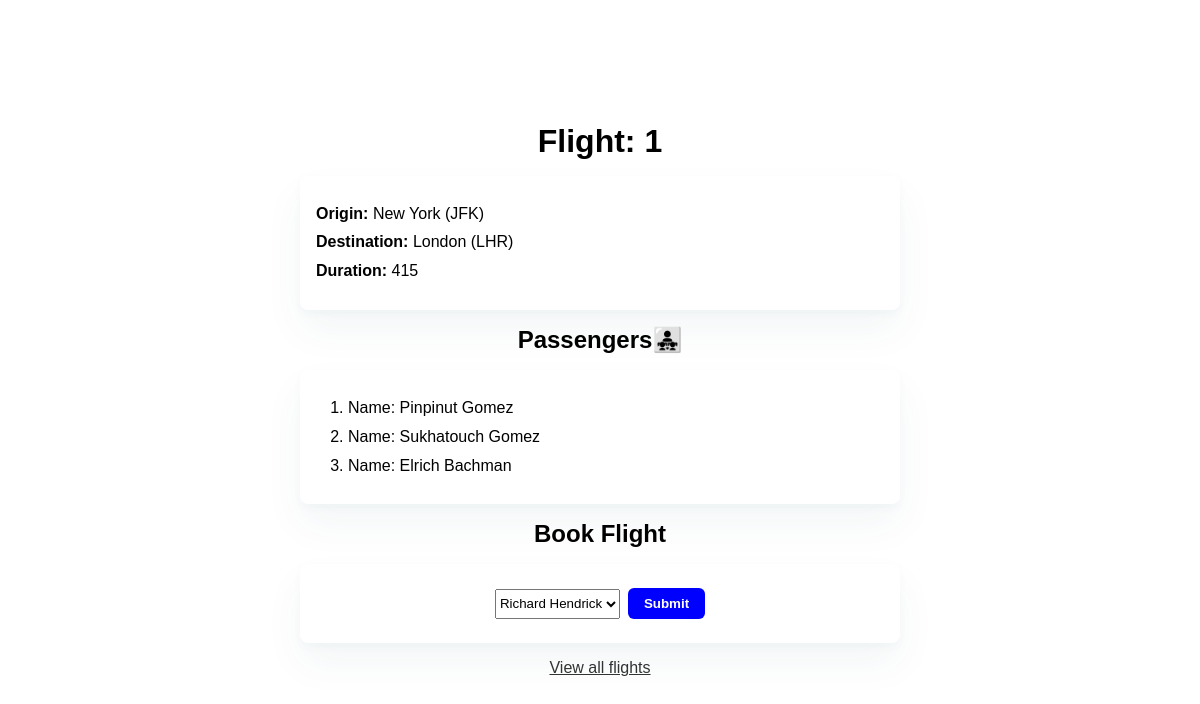
The page /flights/1 on the database its author committed.
### flights/models.py (models this page shows, shortened)
class Flight(models.Model):
    origin = models.ForeignKey(
        Airport, on_delete=models.CASCADE, related_name="departures")
    destination = models.ForeignKey(
        Airport, on_delete=models.CASCADE, related_name="arrivals")
    duration = models.IntegerField()

class Airport(models.Model):
    code = models.CharField(max_length=3)
    city = models.CharField(max_length=64)
    def __str__(self):
        return f"{self.city} ({self.code})"

class Passenger(models.Model):
    first = models.CharField(max_length=64)
    last = models.CharField(max_length=64)
    flights = models.ManyToManyField(
        Flight, blank=True, related_name="passengers")
    def __str__(self):
        return f"{self.first} {self.last}"

### flights/views.py (the view)
# urls.py: path("<int:flight_id>", views.flight, name="flight"),
def flight(request, flight_id):
    flight = Flight.objects.get(pk=flight_id)
    return render(request, "flights/flight.html", {
        "flight": flight,
        "passengers": flight.passengers.all(),
        "non_passengers": Passenger.objects.exclude(flights=flight).all()
    })

### flights/templates/flights/flight.html (shortened to what this page needs)
{% extends "flights/layout.html" %} {%block body%}
<div class="container">
  <h1>Flight: {{flight.id}}</h1>
  <ul class="card">
    <li><strong>Origin:</strong> {{ flight.origin }}</li>
    <li><strong>Destination:</strong> {{ flight.destination }}</li>
    <li><strong>Duration:</strong> {{ flight.duration }}</li>
  </ul>
  <h2>Passengers👨‍👧‍👧</h2>
  <ol class="card">
    {%if passengers %} {% for passenger in passengers %}
    <li>Name: {{passenger}}</li>
    {% endfor%} {%else %} <p>No passenger</p> {%endif %}
  </ol>
  <h2>Book Flight</h2>
  <div class="card text-center">
    {% if non_passengers %}
    <form action="{% url 'book' flight.id %}" method="post">
      <select name="passenger">
        {% for passenger in non_passengers %}
        <option value="{{ passenger.id }}">{{passenger}}</option>
        {%endfor%}
      </select>
      <input type="submit" class="button" />
    </form>
    {% else %}
    <p>All passengers got flights!</p>
    {% endif %}
  </div>
  <a href="{% url 'index' %}" style="text-decoration: underline;"
    >View all flights</a
  >
</div>
{%endblock%}

### flights/static/flights/styles.css (style rules this page uses)
* { font-family: sans-serif; margin: 0; padding: 0; box-sizing: border-box; }
.container { display: flex; justify-content: center; align-items: center; flex-direction: column; width: 100vw; height: 100vh; }
ul { list-style: none; }
a { color: #333; text-decoration: none; }
.card { background-color: #fff; border-radius: 8px; margin-top: 16px; margin-bottom: 16px; padding: 24px 16px; box-shadow: 0px 4px 8px rgba(17, 85, 103, 0.03), 0px 20px 40px rgba(17, 85, 103, 0.05); min-width: 50%; line-height: 1.8; }
.text-center { text-align: center; }
ol.card { padding-left: 48px; }
form { display: flex; justify-content: center; align-items: center; }
select { height: 30px; }
.button { background-color: blue; padding: 8px 16px; margin-left: 8px; border: 0; border-radius: 6px; font-weight: 700; color: #fff; }

### rows shown on the page
Flight: id "1", origin "New York (JFK)", destination "London (LHR)", duration "415"
Passenger: first+last "Pinpinut Gomez"
Passenger: first+last "Sukhatouch Gomez"
Passenger: first+last "Elrich Bachman"

### other values the page prints
form field passenger "Richard Hendrick"
